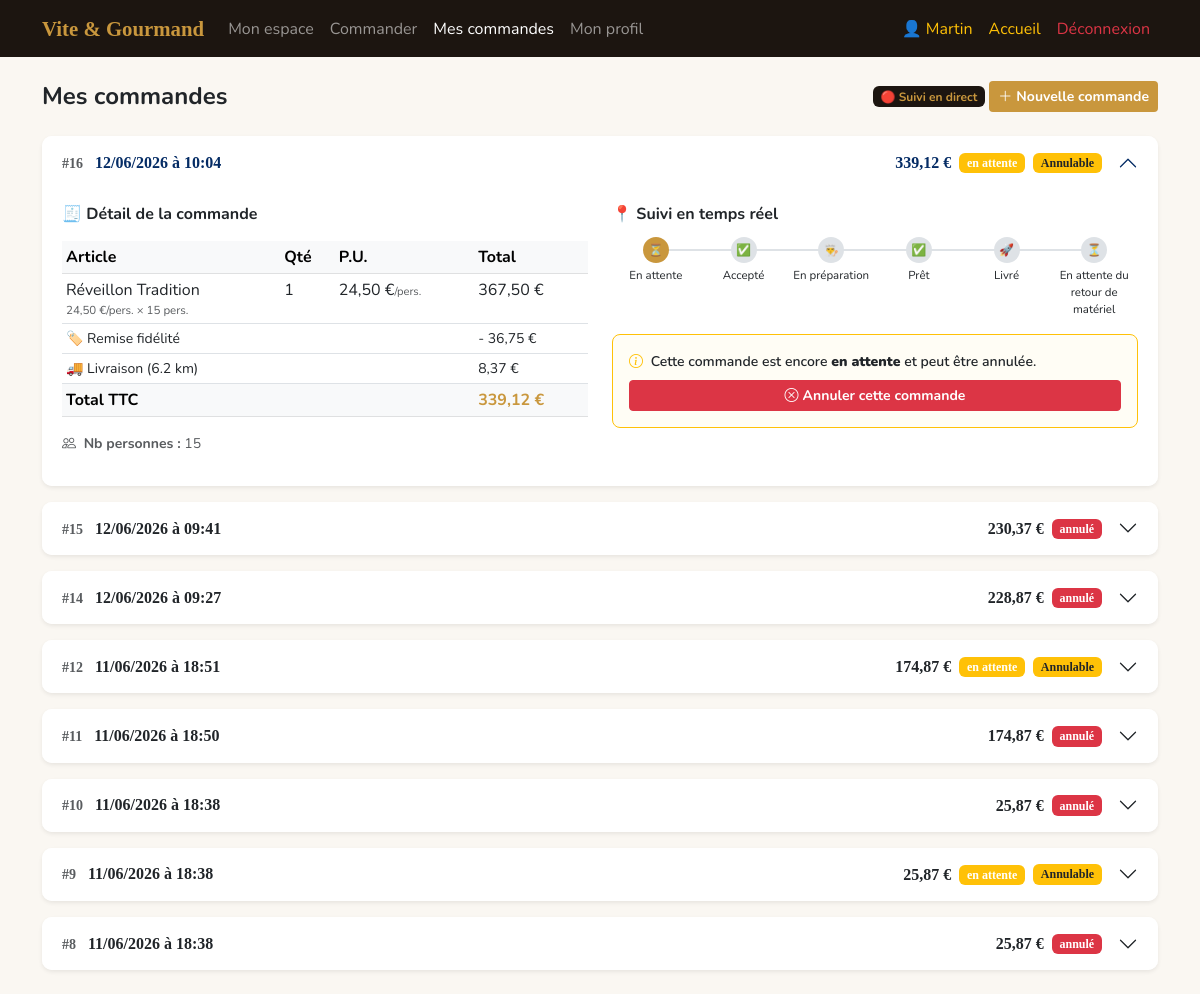
/user/orders.php (signed in), run on an earlier commit of the app's database.
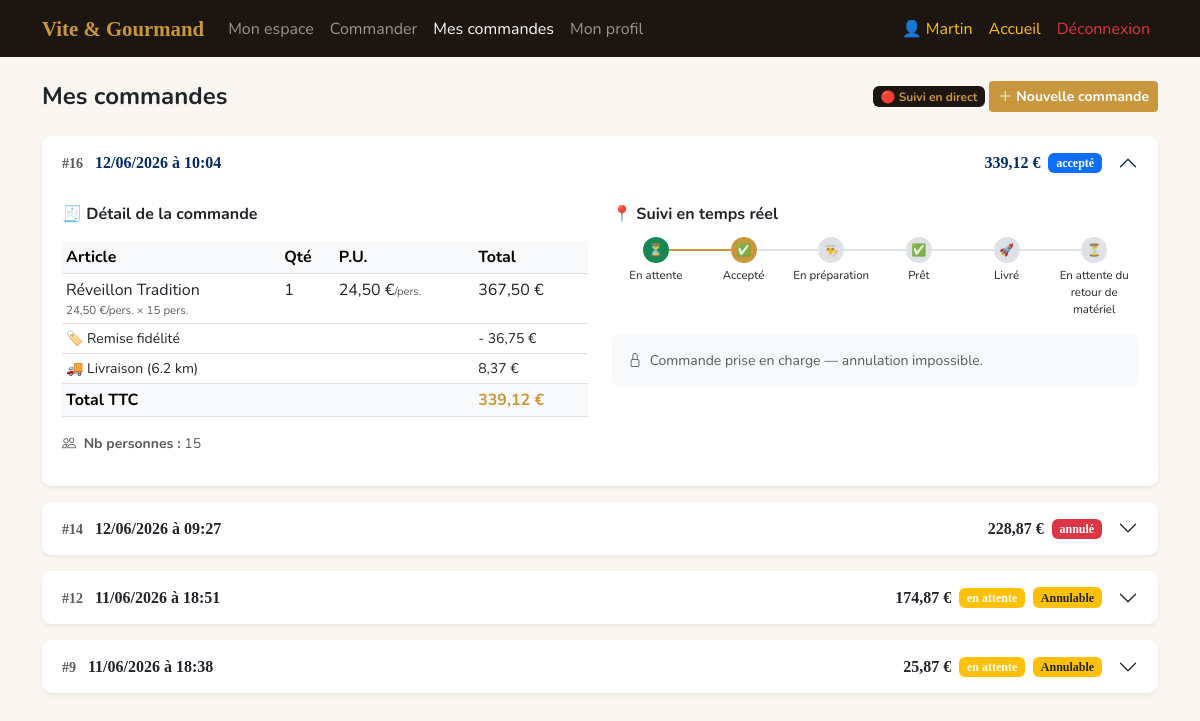
And on a later commit of the database.
### tables this page shows
CREATE TABLE `commandes` (
  `id` int NOT NULL,
  `user_id` int NOT NULL,
  `total` decimal(10,2) NOT NULL,
  `statut` varchar(50) DEFAULT 'en attente',
  `notes` text,
  `nb_personnes` int DEFAULT '1',
  `adresse_livraison` text,
  `km_livraison` decimal(8,2) DEFAULT '0.00',
  `frais_livraison` decimal(8,2) DEFAULT '5.00',
  `remise` decimal(8,2) DEFAULT '0.00',
  `date_evenement` date DEFAULT NULL,
  `heure_evenement` time DEFAULT NULL,
  `created_at` datetime DEFAULT CURRENT_TIMESTAMP
);

CREATE TABLE `commande_items` (
  `id` int NOT NULL,
  `commande_id` int NOT NULL,
  `menu_id` int NOT NULL,
  `nom_menu` varchar(200) NOT NULL,
  `quantite` int NOT NULL DEFAULT '1',
  `prix_unitaire` decimal(10,2) NOT NULL,
  `personnes_min` int NOT NULL DEFAULT '1'
);

### user/orders.php (the view, shortened to what the changed rows need)
<?php
include __DIR__ . '/../includes/auth.php';
include __DIR__ . '/../includes/db.php';
$stmt = $pdo->prepare("SELECT * FROM commandes WHERE user_id=? ORDER BY created_at DESC");
$stmt->execute([$_SESSION['user_id']]);
$commandes = $stmt->fetchAll();
$details = [];
foreach ($commandes as $c) {
    $si = $pdo->prepare("SELECT * FROM commande_items WHERE commande_id=?");
    $si->execute([$c['id']]);
    $details[$c['id']] = $si->fetchAll();
}
function renderTrack($statut, $id) {
    $steps = ['en attente','accepté', 'en préparation','prêt','livré', 'en attente du retour de matériel'];
    $icons = ['⏳','✅', '👨‍🍳','✅','🚀','⏳'];
    $cur = array_search($statut, $steps);
    $out = '<div class="progress-track">';
    foreach ($steps as $i => $s) {
        if ($statut==='annulé') { $cls='todo'; $dotcls='dot-todo'; }
        elseif ($i < $cur)     { $cls='done'; $dotcls='dot-done'; }
        elseif ($i===$cur)     { $cls='active'; $dotcls='dot-active'; }
        else                   { $cls='todo'; $dotcls='dot-todo'; }
        $out .= '<div class="step-dot '.$cls.'"><div class="dot '.$dotcls.'">'.$icons[$i].'</div><div>'.ucfirst($s).'</div></div>';
    }
    $out .= '</div>';
    if ($statut==='annulé') $out .= '<div class="alert alert-danger py-1 px-2 small mt-1"><i class="bi bi-x-circle me-1"></i>Commande annulée</div>';
    return $out;
}
?>
<!DOCTYPE html>
<html lang="fr">
<head>
    <link rel="stylesheet" href="https://cdn.jsdelivr.net/npm/bootstrap@5.3.0/dist/css/bootstrap.min.css">
    <link rel="stylesheet" href="https://cdn.jsdelivr.net/npm/bootstrap-icons@1.11.0/font/bootstrap-icons.css">
    <link rel="stylesheet" href="<?= BASE_URL ?>assets/css/global.css">
    <link rel="stylesheet" href="<?= BASE_URL ?>assets/css/espace.css">
</head>
<body>
    <div class="container py-4">
        <?php if (!$commandes): ?>
        <div class="text-center py-5">
            <p style="font-size:3rem;">🛒</p>
            <p class="text-muted">Vous n'avez pas encore passé de commande.</p>
            <a href="menu.php" class="btn fw-bold text-white" style="background:var(--gold);">Commander maintenant</a>
        </div>
        <?php else: ?>
        <div class="accordion d-flex flex-column gap-3" id="#ordersAccordion">
            <?php foreach ($commandes as $idx => $c):
            $peut_annuler = ($c['statut'] === 'en attente');
            ?>
            <div class="accordion-item border-0 shadow-sm" id="order-wrap-<?= $c['id'] ?>">
                <h2 class="accordion-header">
                    <button class="accordion-button <?= $idx>0?'collapsed':'' ?> fw-semibold" type="button"
                            data-bs-toggle="collapse" data-bs-target="#col<?= $c['id'] ?>">
                        <div class="d-flex justify-content-between w-100 me-3 flex-wrap gap-2 align-items-center">
                            <span>
                                <span class="text-muted small me-2">#<?= $c['id'] ?></span>
                                <?= date('d/m/Y à H:i', strtotime($c['created_at'])) ?>
                            </span>
                            <span class="d-flex align-items-center gap-2">
                                <strong><?= number_format($c['total'],2,',',' ') ?> €</strong>
                                <span id="badge-<?= $c['id'] ?>"><?= statutBadge($c['statut']) ?></span>
                                <?php if ($peut_annuler): ?>
                                <span class="badge bg-warning text-dark small">Annulable</span>
                                <?php endif; ?>
                            </span>
                        </div>
                    </button>
                </h2>
                <div id="col<?= $c['id'] ?>" class="accordion-collapse collapse <?= $idx===0?'show':'' ?>">
                    <div class="accordion-body bg-white">
                        <div class="row g-4">
                            <div class="col-md-6">
                                <h6 class="fw-bold mb-3">🧾 Détail de la commande</h6>
                                <table class="table table-sm">
                                    <thead class="table-light">
                                        <tr><th>Article</th><th>Qté</th><th>P.U.</th><th>Total</th></tr>
                                    </thead>
                                    <tbody>
                                        <?php $subtotal_items = 0;
                                        foreach ($details[$c['id']] as $it):
                                            $pmin = (int)($it['personnes_min'] ?? 1);
                                            if ($pmin > 1) {
                                                $pu_affiche = $it['prix_unitaire'] / $pmin;
                                                $line = $pu_affiche * $c['nb_personnes'] * $it['quantite'];
                                            } else {
                                                $pu_affiche = $it['prix_unitaire'];
                                                $line = $it['quantite'] * $it['prix_unitaire'];
                                            }
                                        ?>
                                        <tr>
                                            <td>
                                                <?= htmlspecialchars($it['nom_menu']) ?>
                                                <?php if ($pmin > 1): ?>
                                                    <div class="text-muted" style="font-size:.72rem;">
                                                        <?= number_format($pu_affiche, 2, ',', ' ') ?> €/pers. × <?= (int)$c['nb_personnes'] ?> pers.
                                                    </div>
                                                <?php endif; ?>
                                            </td>
                                            <td><?= $it['quantite'] ?></td>
                                            <td><?= number_format($pu_affiche,2,',',' ') ?> €<?= $pmin > 1 ? '<span class="text-muted" style="font-size:.7rem;">/pers.</span>' : '' ?></td>
                                            <td><?= number_format($line,2,',',' ') ?> €</td>
                                        </tr>
                                        <?php endforeach; ?>
                                    </tbody>
                                    <tfoot>
                                        <?php if (!empty($c['remise']) && $c['remise'] > 0): ?>
                                        <tr class="text-success small"><td colspan="3">🏷️ Remise fidélité</td><td>- <?= number_format($c['remise'],2,',',' ') ?> €</td></tr>
                                        <?php endif; ?>
                                        <?php
                                            $km = round((float)($c['km_livraison'] ?? 0), 1);
                                            $km_label = $km > 0 ? " ({$km} km)" : ' (Bordeaux)';
                                        ?>
                                        <tr class="text-primary small"><td colspan="3">🚚 Livraison<?= $km_label ?></td><td><?= number_format($c['frais_livraison'] ?? 5,2,',',' ') ?> €</td></tr>
                                        <tr class="fw-bold table-light">
                                            <td colspan="3">Total TTC</td>
                                            <td style="color:#C9973D;"><?= number_format($c['total'],2,',',' ') ?> €</td>
                                        </tr>
                                    </tfoot>
                                </table>
                                <?php if (!empty($c['nb_personnes']) && $c['nb_personnes'] > 1): ?>
                                <p class="text-muted small">
                                    <i class="bi bi-people me-1"></i>
                                    <strong>Nb personnes :</strong> <?= (int)$c['nb_personnes'] ?>
                                </p>
                                <?php endif; ?>
                            </div>
                            <div class="col-md-6">
                                <h6 class="fw-bold mb-2">📍 Suivi en temps réel</h6>
                                <div id="track-<?= $c['id'] ?>">
                                    <?= renderTrack($c['statut'], $c['id']) ?>
                                </div>
                                <?php if ($peut_annuler): ?>
                                <div class="mt-3 p-3 border border-warning rounded-3" style="background:#fffdf5;">
                                    <p class="small fw-semibold mb-2">
                                        <i class="bi bi-info-circle text-warning me-1"></i>
                                        Cette commande est encore <strong>en attente</strong> et peut être annulée.
                                    </p>
                                    <form method="post"
                                        onsubmit="return confirm('Confirmer l\'annulation de la commande #<?= $c['id'] ?> ?\nCette action est irréversible.');">
                                        <button type="submit" class="btn btn-danger btn-sm w-100 fw-bold">
                                            <i class="bi bi-x-circle me-1"></i>Annuler cette commande
                                        </button>
                                    </form>
                                </div>
                                <?php elseif ($c['statut'] !== 'annulé'): ?>
                                <div class="mt-3 p-3 rounded-3 small text-muted" style="background:#f8f9fa;">
                                    <i class="bi bi-lock me-1"></i>
                                    Commande prise en charge — annulation impossible.
                                </div>
                                <?php endif; ?>
                            </div>
                        </div>
                    </div>
                </div>
            </div>
            <?php endforeach; ?>
        </div>
            <?php endif; ?>
    </div>
</body>
</html>

### includes/auth.php (shortened to what the changed rows need)
<?php
function statutBadge($s) {
    $map = [
        'en attente'                   => 'warning',
        'accepté'                      => 'primary',
        'en préparation'               => 'info',
        'prêt'                         => 'success',
        'livré'                        => 'secondary',
        'annulé'                       => 'danger',
        'en attente du retour de matériel' => 'dark',
    ];
    $class = $map[$s] ?? 'secondary';
    return '<span class="badge bg-' . $class . '">' . htmlspecialchars($s) . '</span>';
}

What changed in the data, as far as the page shows it:
removed commandes: id "15", created_at "12/06/2026 à 09:41", total "230,37", statut "annulé"
removed commandes: id "11", created_at "11/06/2026 à 18:50", total "174,87", statut "annulé"
removed commandes: id "10", created_at "11/06/2026 à 18:38", total "25,87", statut "annulé"
removed commandes: id "8", created_at "11/06/2026 à 18:38", total "25,87", statut "annulé"
changed commandes "(6.2 km)": statut "en attente" → "accepté"; statut "Annulable Cette commande est encore en attente et peut être annulée. Annuler cette commande" → "Commande prise en charge — annulation impossible."
